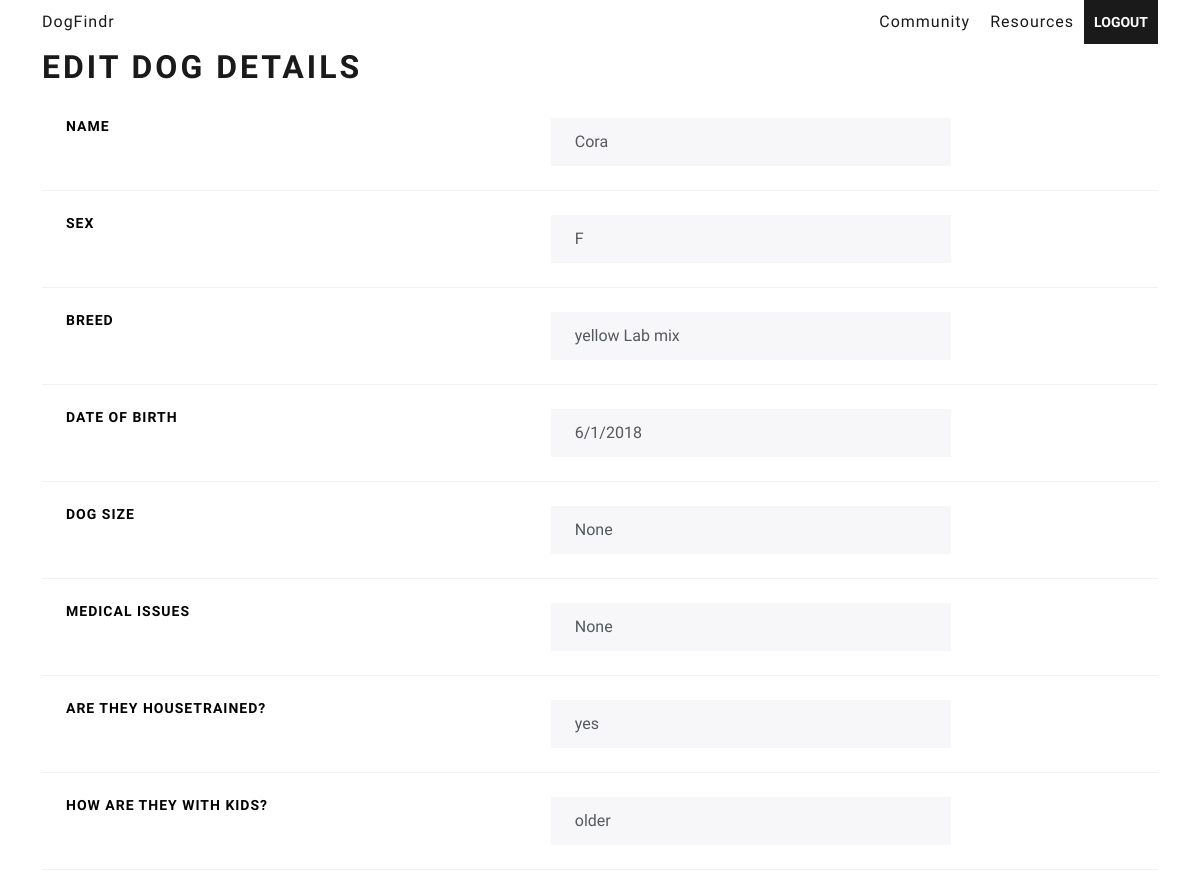
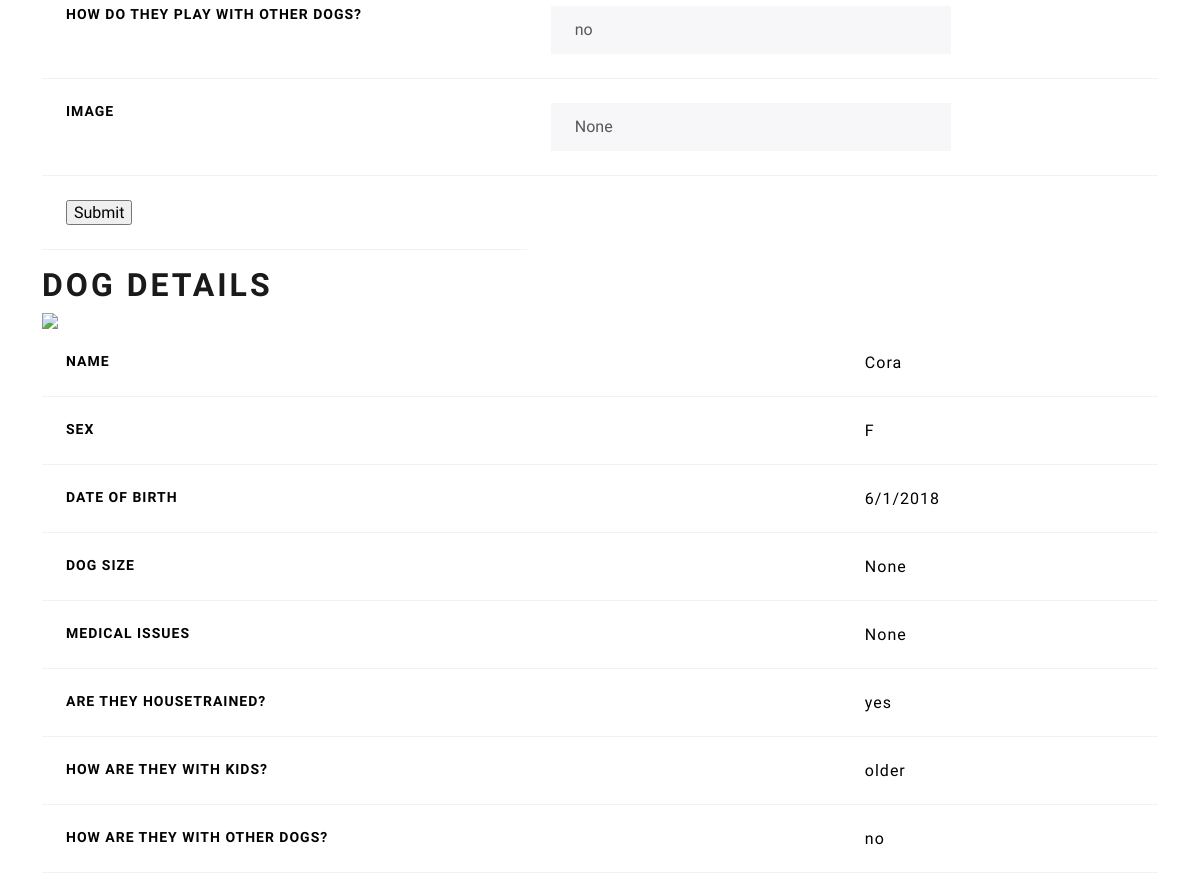
The app's page /dog/2 (signed in) with its own data (2 pictures, top to bottom).
### app.py (models this page shows)
class Dogmedical(db.Model):
    __tablename__ = 'DogMedical'
    ID = db.Column(db.Integer, primary_key=True)
    TagNumber = db.Column(db.String(128))
    Dated = db.Column(db.String(128))
    Name = db.Column(db.String(128))
    Sex = db.Column(db.String(128))
    Breed = db.Column(db.String(128))
    picture = db.Column(db.String(128))
    DateofBirth = db.Column(db.String(128))
    Status = db.Column(db.String(128))
    Source = db.Column(db.String(128))
    MicrochipNumber = db.Column(db.String(128))
    Type = db.Column(db.String(128))
    VaccinationDate = db.Column(db.String(128))
    VaccPaperworkReceived = db.Column(db.String(128))
    Veterinarian = db.Column(db.String(128))
    SizeAndLbs = db.Column(db.String(128))
    SpayAndNeuterDate = db.Column(db.String(128))
    RabiesTagNumber = db.Column(db.String(128))
    HeartWormTestDate = db.Column(db.String(128))
    HeartwormTestResults = db.Column(db.String(128))
    Heartwormprev = db.Column(db.String(128))
    medicalissues = db.Column(db.String(128))
    Foster = db.Column(db.String(128))
    Phone = db.Column(db.String(128))
    Email = db.Column(db.String(128))

class Dogadoptionneeds(db.Model):
    __tablename__ = 'DogAdoptionNeeds'
    ID = db.Column(db.Integer, primary_key=True)
    TagNumber = db.Column(db.String(128))
    Name = db.Column(db.String(128))
    OtherdogsPlay = db.Column(db.String(128))
    OtherdogsParalelllive = db.Column(db.String(128))
    Cats = db.Column(db.String(128))
    Kids = db.Column(db.String(128))
    Housetrained = db.Column(db.String(128))
    Cratetrained = db.Column(db.String(128))
    leashwalk = db.Column(db.String(128))
    Doorescape = db.Column(db.String(128))
    Digger = db.Column(db.String(128))
    Vocal = db.Column(db.String(128))
    FireworksFear = db.Column(db.String(128))
    Specialneeds = db.Column(db.String(128))
    Notes = db.Column(db.String(128))

### app.py (the view, shortened to what this page needs)
@app.route('/dog')
@app.route('/dog/<int:id>', methods=['GET', 'POST'])
@login_required
def dog(id):
    try:
        isAdmin = current_user.email in admins
        dog = Dogmedical.query.get(id)
        needs = Dogadoptionneeds.query.get(id)
        if not dog:
            flash("This dog does not exist.")
            return redirect(url_for('home'))
        return render_template('dog.html', id=id, dog=dog, needs=needs, isAdmin=isAdmin)
    except Exception as e:
        print(e)
        flash("Something went wrong. Please try again.")
        return redirect(url_for('home'))

### app.py (called while the page is built)
@login_manager.user_loader
def load_user(user_id):
  return Users.query.get(int(user_id))

### templates/dog.html (shortened to what this page needs)
<html>
<head>
    <link href="{{ url_for('static', filename='css/bootstrap.min.css') }}" rel="stylesheet">
    <link href="{{ url_for('static', filename='css/style.css') }}" rel="stylesheet">
</head>
<body class="container">
    {% include 'nav.html'%}
    <br>
    <br>
    {% if isAdmin %}
    <h1>Edit dog details</h1>
    <form method="POST" action="/dog/{{id}}">
        <table class="table table-responsive-sm">
            <tr>
               <th>Name</th>
               <td> <input value="{{dog.Name}}" type="text" name="Name" class="form-control dogvalue"></input> </td>
            </tr>
            <tr>
                <th>Sex</th>
                <td> <input value="{{dog.Sex}}" type="text" name="Sex" class="form-control dogvalue"></input> </td>
            </tr>
            <tr>
                <th>Breed</th>
                <td> <input value="{{dog.Breed}}" type="text" name="Breed" class="form-control dogvalue"></input> </td>
            </tr>
            <tr>
                <th>Date of Birth</th>
                <td><input value="{{dog.DateofBirth}}" type="text" name="DateofBirth" class="form-control dogvalue"></input></td>
            </tr>
            <tr>
                <th>Dog Size</th>
                <td><input value="{{dog['SizeAndLbs']}}" type="text" name="SizeAndLbs" class="form-control dogvalue"></input></td>
            </tr>
            <tr>
                <th>Medical issues</th>
                <td><input value="{{dog.medicalissues}}" type="text" name="medicalissues" class="form-control dogvalue"></input></td>
            </tr>
            <tr>
                <th>Are they housetrained?</th>
                <td> <input value="{{needs.Housetrained}}" type="text" name="Housetrained" class="form-control dogvalue"></input> </td>
             </tr>
             <tr>
                <th>How are they with kids?</th>
                <td> <input value="{{needs.Kids}}" type="text" name="Kids" class="form-control dogvalue"></input> </td>
             </tr>
             <tr>
                <th>How do they play with other dogs?</th>
                <td> <input value="{{needs['OtherdogsPlay']}}" type="text" name="OtherdogsPlay" class="form-control dogvalue"></input> </td>
             </tr>
             <tr>
                <th>Image</th>
                <td> <input value="{{dog.picture}}" type="text" name="picture" class="form-control dogvalue"></input> </td>
             </tr>
            <tr>
                <td><input type="submit" value="Submit"></td>
            </tr>
        </table>
    </form>
    {% endif %}
    <h1>Dog Details</h1>
    <img src="{{dog.picture}}"/>
    <table class="table table-responsive-sm">
        <tr>
           <th>Name</th>
           <td class="userrow">{{dog.Name}}</td>
        </tr>
        <tr>
            <th>Sex</th>
            <td class="userrow">{{dog.Sex}}</td>
        </tr>
        <tr>
            <th>Date of Birth</th>
            <td class="userrow">{{dog.DateofBirth}}</td>
        </tr>
        <tr>
            <th>Dog Size</th>
            <td class="userrow">{{dog['SizeAndLbs']}}</td>
        </tr>
        <tr>
            <th>Medical issues</th>
            <td class="userrow">{{dog.medicalissues}}</td>
        </tr>
        <tr>
            <th>Are they housetrained?</th>
            <td class="userrow">{{needs.Housetrained}}</td>
        </tr>
        <tr>
            <th>How are they with kids?</th>
            <td class="userrow">{{needs.Kids}}</td>
        </tr>
        <tr>
            <th>How are they with other dogs?</th>
            <td class="userrow">{{needs['OtherdogsPlay']}}</td>
        </tr>
    </table>
</body>
</html>

### static/css/style.css (style rules this page uses)
.dogvalue { width: 400px; }

### records on screen
Dogmedical: Name "Cora", Sex "F", Breed "yellow Lab mix", DateofBirth "6/1/2018", SizeAndLbs "None", medicalissues "None", picture "None"
Dogadoptionneeds: Housetrained "yes", Kids "older", OtherdogsPlay "no"
